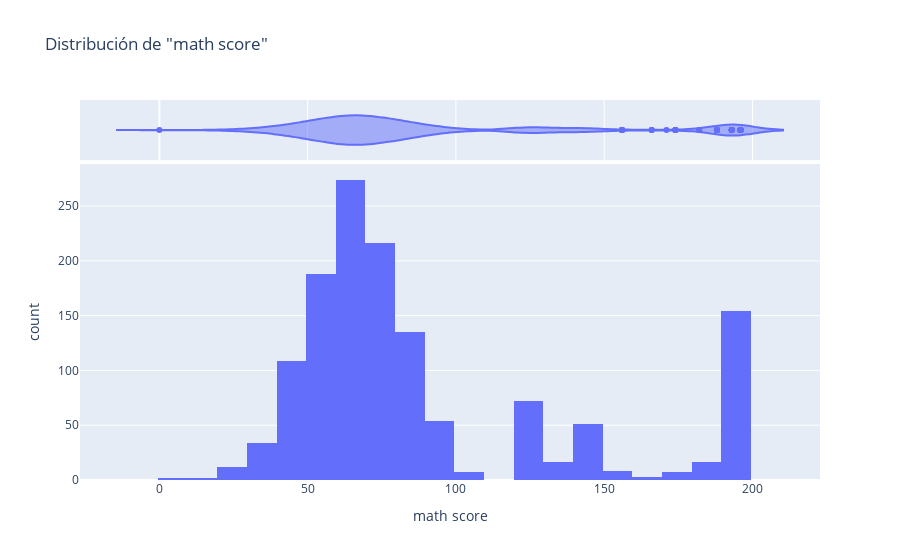

Notebook code cell kept with this figure:
### Markdown cell above
### Distribución de variables numéricas

### Code cell
px.histogram(df_grades, x='math score', title='Distribución de "math score"', marginal='violin')

### Figure 1 — Plotly figure (JSON) as saved in the notebook; plotly's stock layout.template omitted (floating-point values rounded to 4 significant figures; data arrays with more than 128 entries replaced by an {"elided": "..."} marker saying what was removed)
{"data": [{"alignmentgroup": "True", "bingroup": "x", "hovertemplate": "math score=%{x}<br>count=%{y}<extra></extra>", "legendgroup": "", "marker": {"color": "#636efa"}, "name": "", "offsetgroup": "", "orientation": "v", "showlegend": false, "type": "histogram", "x": {"elided": "1400 int values"}, "xaxis": "x", "yaxis": "y"}, {"alignmentgroup": "True", "hovertemplate": "math score=%{x}<extra></extra>", "legendgroup": "", "marker": {"color": "#636efa"}, "name": "", "offsetgroup": "", "scalegroup": "x", "showlegend": false, "type": "violin", "x": {"elided": "1400 int values"}, "xaxis": "x2", "yaxis": "y2"}], "layout": {"barmode": "relative", "legend": {"tracegroupgap": 0}, "title": {"text": "Distribución de \"math score\""}, "xaxis": {"anchor": "y", "domain": [0, 1], "title": {"text": "math score"}}, "xaxis2": {"anchor": "y2", "domain": [0, 1], "matches": "x", "showgrid": true, "showticklabels": false}, "yaxis": {"anchor": "x", "domain": [0, 0.8316], "title": {"text": "count"}}, "yaxis2": {"anchor": "x2", "domain": [0.8416, 1], "matches": "y2", "showgrid": false, "showline": false, "showticklabels": false, "ticks": ""}}}
